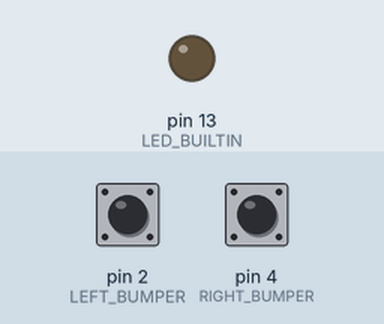
Recording of a sketch running on a simulated Arduino Uno, built with avr-gcc and run on an emulated ATmega328P. On the bench: output pins drawn as LEDs (lit = HIGH). Inputs (shaded band) come from the test bench; at power-on: pin 2 (LEFT_BUMPER) LOW, pin 4 (RIGHT_BUMPER) LOW. What the sketch prints to the serial monitor is not drawn.

Above: at 1.2 s.
1.3 s: pin 2 (LEFT_BUMPER) pulled HIGH for 0.15 s
At 1.38 s:
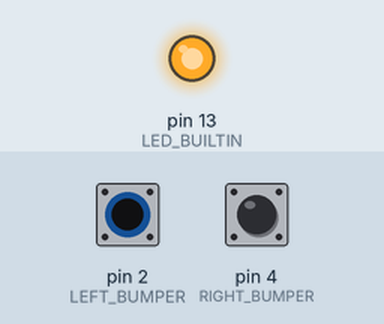
2.9 s: pin 2 (LEFT_BUMPER) pulled HIGH for 3.2 s
At 6.8 s:
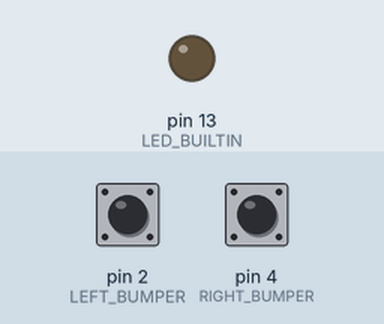
7.6 s: pin 4 (RIGHT_BUMPER) pulled HIGH for 3.2 s
At 8.0 s:
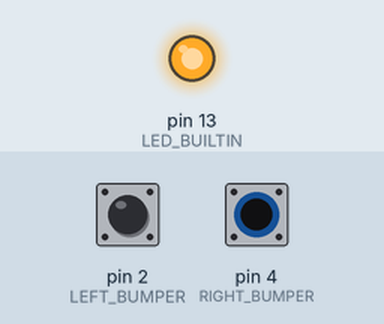
Timing chart, 0 to 12.3 s (numbered marks = the images above; inputs shaded):
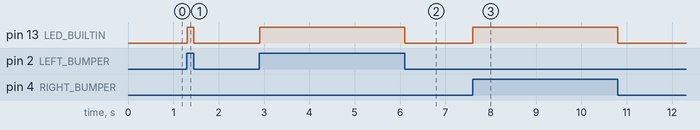

Measured:
- after the input at 1.3 s, pin 13 (LED_BUILTIN): LOW → HIGH at once, → LOW 0.15 s later
- after the input at 2.9 s, pin 13 (LED_BUILTIN): LOW → HIGH at once, → LOW 3.2 s later
- after the input at 7.6 s, pin 13 (LED_BUILTIN): LOW → HIGH at once, → LOW 3.2 s later

The sketch:

bumper_test.ino
```cpp
#define LEFT_BUMPER 2
#define RIGHT_BUMPER 4
#define DEBOUNCE_DELAY 50

void setup()
{
  Serial.begin(9600);
  pinMode(LEFT_BUMPER, INPUT);
  pinMode(RIGHT_BUMPER, INPUT);
  pinMode(LED_BUILTIN, OUTPUT);
}

uint8_t debounce(uint8_t pin) {

  static uint8_t last_state;
  static long last_debounce_time;

  int reading = digitalRead(pin);

  if (reading != last_state)
    last_debounce_time = millis();

  if ((millis() - last_debounce_time) > DEBOUNCE_DELAY)
    last_state = reading;

  return last_state;
}

void loop(){

  uint8_t left = digitalRead(LEFT_BUMPER);
  uint8_t right = digitalRead(RIGHT_BUMPER);

  Serial.print(left);
  Serial.println(right);

  digitalWrite(LED_BUILTIN, left || right);
//  digitalWrite(LED_BUILTIN, left);
//  digitalWrite(LED_BUILTIN, right);

}
```
